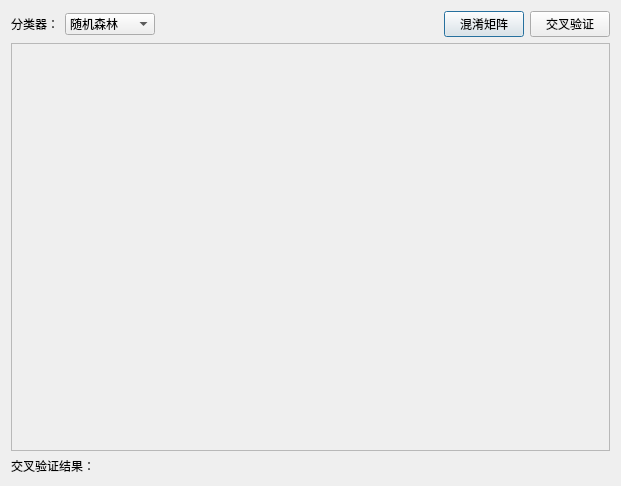
<?xml version="1.0" encoding="UTF-8"?>
<ui version="4.0">
 <class>Dialog</class>
 <widget class="QDialog" name="Dialog">
  <property name="windowModality">
   <enum>Qt::NonModal</enum>
  </property>
  <property name="geometry">
   <rect>
    <x>0</x>
    <y>0</y>
    <width>621</width>
    <height>486</height>
   </rect>
  </property>
  <property name="windowTitle">
   <string>机器学习验证</string>
  </property>
  <layout class="QVBoxLayout" name="verticalLayout" stretch="0,0,0">
   <item>
    <layout class="QHBoxLayout" name="horizontalLayout">
     <item>
      <widget class="QLabel" name="label">
       <property name="sizePolicy">
        <sizepolicy hsizetype="Minimum" vsizetype="Preferred">
         <horstretch>0</horstretch>
         <verstretch>0</verstretch>
        </sizepolicy>
       </property>
       <property name="text">
        <string>分类器：</string>
       </property>
      </widget>
     </item>
     <item>
      <widget class="QComboBox" name="comboBox">
       <item>
        <property name="text">
         <string>随机森林</string>
        </property>
       </item>
       <item>
        <property name="text">
         <string>K近邻</string>
        </property>
       </item>
       <item>
        <property name="text">
         <string>支持向量机</string>
        </property>
       </item>
      </widget>
     </item>
     <item>
      <spacer name="horizontalSpacer">
       <property name="orientation">
        <enum>Qt::Horizontal</enum>
       </property>
       <property name="sizeHint" stdset="0">
        <size>
         <width>40</width>
         <height>20</height>
        </size>
       </property>
      </spacer>
     </item>
     <item>
      <widget class="QPushButton" name="PB_ConfMatrix">
       <property name="text">
        <string>混淆矩阵</string>
       </property>
      </widget>
     </item>
     <item>
      <widget class="QPushButton" name="PB_CrossVad">
       <property name="text">
        <string>交叉验证</string>
       </property>
      </widget>
     </item>
    </layout>
   </item>
   <item>
    <widget class="QFrame" name="frame">
     <property name="sizePolicy">
      <sizepolicy hsizetype="Preferred" vsizetype="Expanding">
       <horstretch>0</horstretch>
       <verstretch>0</verstretch>
      </sizepolicy>
     </property>
     <property name="frameShape">
      <enum>QFrame::StyledPanel</enum>
     </property>
     <property name="frameShadow">
      <enum>QFrame::Raised</enum>
     </property>
    </widget>
   </item>
   <item>
    <widget class="QLabel" name="LB_VadRst">
     <property name="sizePolicy">
      <sizepolicy hsizetype="Preferred" vsizetype="Minimum">
       <horstretch>0</horstretch>
       <verstretch>0</verstretch>
      </sizepolicy>
     </property>
     <property name="text">
      <string>交叉验证结果：</string>
     </property>
    </widget>
   </item>
  </layout>
 </widget>
 <resources/>
 <connections/>
</ui>
